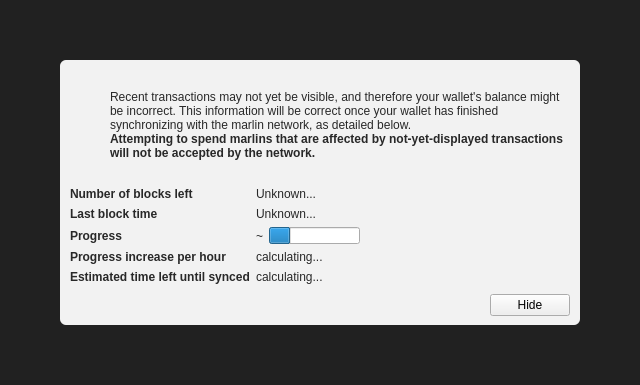
<?xml version="1.0" encoding="UTF-8"?>
<ui version="4.0">
 <class>ModalOverlay</class>
 <widget class="ModalOverlay" name="ModalOverlay">
  <property name="geometry">
   <rect>
    <x>0</x>
    <y>0</y>
    <width>640</width>
    <height>385</height>
   </rect>
  </property>
  <property name="windowTitle">
   <string>Form</string>
  </property>
  <layout class="QVBoxLayout" name="verticalLayout" stretch="0">
   <property name="sizeConstraint">
    <enum>QLayout::SetDefaultConstraint</enum>
   </property>
   <property name="leftMargin">
    <number>0</number>
   </property>
   <property name="topMargin">
    <number>0</number>
   </property>
   <property name="rightMargin">
    <number>0</number>
   </property>
   <property name="bottomMargin">
    <number>0</number>
   </property>
   <item>
    <widget class="QWidget" name="bgWidget" native="true">
     <property name="styleSheet">
      <string notr="true">#bgWidget { background: rgba(0,0,0,220); }</string>
     </property>
     <layout class="QVBoxLayout" name="verticalLayoutMain" stretch="1">
      <property name="leftMargin">
       <number>60</number>
      </property>
      <property name="topMargin">
       <number>60</number>
      </property>
      <property name="rightMargin">
       <number>60</number>
      </property>
      <property name="bottomMargin">
       <number>60</number>
      </property>
      <item>
       <widget class="QWidget" name="contentWidget" native="true">
        <property name="styleSheet">
         <string notr="true">#contentWidget { background: rgba(255,255,255,240); border-radius: 6px; }

QLabel { color: rgb(40,40,40);  }</string>
        </property>
        <layout class="QVBoxLayout" name="verticalLayoutSub" stretch="1,0,0,0">
         <property name="spacing">
          <number>0</number>
         </property>
         <property name="leftMargin">
          <number>10</number>
         </property>
         <property name="topMargin">
          <number>10</number>
         </property>
         <property name="rightMargin">
          <number>10</number>
         </property>
         <property name="bottomMargin">
          <number>10</number>
         </property>
         <item>
          <layout class="QHBoxLayout" name="horizontalLayoutIconText" stretch="0,1">
           <property name="topMargin">
            <number>20</number>
           </property>
           <item>
            <layout class="QVBoxLayout" name="verticalLayoutIcon">
             <property name="leftMargin">
              <number>0</number>
             </property>
             <item>
              <widget class="QPushButton" name="warningIcon">
               <property name="enabled">
                <bool>false</bool>
               </property>
               <property name="text">
                <string/>
               </property>
               <property name="icon">
                <iconset>
                 <normaloff>:/icons/warning</normaloff>
                 <disabledoff>:/icons/warning</disabledoff>:/icons/warning</iconset>
               </property>
               <property name="iconSize">
                <size>
                 <width>48</width>
                 <height>48</height>
                </size>
               </property>
               <property name="flat">
                <bool>true</bool>
               </property>
              </widget>
             </item>
             <item>
              <spacer name="verticalSpacerWarningIcon">
               <property name="orientation">
                <enum>Qt::Vertical</enum>
               </property>
               <property name="sizeHint" stdset="0">
                <size>
                 <width>20</width>
                 <height>40</height>
                </size>
               </property>
              </spacer>
             </item>
            </layout>
           </item>
           <item>
            <layout class="QVBoxLayout" name="verticalLayoutInfoText">
             <property name="leftMargin">
              <number>0</number>
             </property>
             <property name="topMargin">
              <number>0</number>
             </property>
             <item>
              <widget class="QLabel" name="infoText">
               <property name="text">
                <string>Recent transactions may not yet be visible, and therefore your wallet's balance might be incorrect. This information will be correct once your wallet has finished synchronizing with the marlin network, as detailed below.</string>
               </property>
               <property name="textFormat">
                <enum>Qt::RichText</enum>
               </property>
               <property name="wordWrap">
                <bool>true</bool>
               </property>
              </widget>
             </item>
             <item>
              <widget class="QLabel" name="infoTextStrong">
               <property name="font">
                <font>
                 <weight>75</weight>
                 <bold>true</bold>
                </font>
               </property>
               <property name="text">
                <string>Attempting to spend marlins that are affected by not-yet-displayed transactions will not be accepted by the network.</string>
               </property>
               <property name="textFormat">
                <enum>Qt::RichText</enum>
               </property>
               <property name="wordWrap">
                <bool>true</bool>
               </property>
              </widget>
             </item>
             <item>
              <spacer name="verticalSpacerInTextSpace">
               <property name="orientation">
                <enum>Qt::Vertical</enum>
               </property>
               <property name="sizeHint" stdset="0">
                <size>
                 <width>20</width>
                 <height>40</height>
                </size>
               </property>
              </spacer>
             </item>
            </layout>
           </item>
          </layout>
         </item>
         <item>
          <spacer name="verticalSpacerAfterText">
           <property name="orientation">
            <enum>Qt::Vertical</enum>
           </property>
           <property name="sizeHint" stdset="0">
            <size>
             <width>20</width>
             <height>40</height>
            </size>
           </property>
          </spacer>
         </item>
         <item>
          <layout class="QFormLayout" name="formLayout">
           <property name="fieldGrowthPolicy">
            <enum>QFormLayout::FieldsStayAtSizeHint</enum>
           </property>
           <property name="horizontalSpacing">
            <number>6</number>
           </property>
           <property name="verticalSpacing">
            <number>6</number>
           </property>
           <property name="topMargin">
            <number>10</number>
           </property>
           <item row="0" column="0">
            <widget class="QLabel" name="labelNumberOfBlocksLeft">
             <property name="font">
              <font>
               <weight>75</weight>
               <bold>true</bold>
              </font>
             </property>
             <property name="text">
              <string>Number of blocks left</string>
             </property>
            </widget>
           </item>
           <item row="0" column="1">
            <widget class="QLabel" name="numberOfBlocksLeft">
             <property name="text">
              <string>Unknown...</string>
             </property>
            </widget>
           </item>
           <item row="1" column="0">
            <widget class="QLabel" name="labelLastBlockTime">
             <property name="font">
              <font>
               <weight>75</weight>
               <bold>true</bold>
              </font>
             </property>
             <property name="text">
              <string>Last block time</string>
             </property>
            </widget>
           </item>
           <item row="1" column="1">
            <widget class="QLabel" name="newestBlockDate">
             <property name="sizePolicy">
              <sizepolicy hsizetype="Maximum" vsizetype="Preferred">
               <horstretch>0</horstretch>
               <verstretch>0</verstretch>
              </sizepolicy>
             </property>
             <property name="text">
              <string>Unknown...</string>
             </property>
            </widget>
           </item>
           <item row="2" column="0">
            <widget class="QLabel" name="labelSyncDone">
             <property name="font">
              <font>
               <weight>75</weight>
               <bold>true</bold>
              </font>
             </property>
             <property name="text">
              <string>Progress</string>
             </property>
            </widget>
           </item>
           <item row="2" column="1">
            <layout class="QHBoxLayout" name="horizontalLayoutSync" stretch="0,1">
             <item>
              <widget class="QLabel" name="percentageProgress">
               <property name="text">
                <string notr="true">~</string>
               </property>
              </widget>
             </item>
             <item>
              <widget class="QProgressBar" name="progressBar">
               <property name="value">
                <number>24</number>
               </property>
               <property name="format">
                <string/>
               </property>
              </widget>
             </item>
            </layout>
           </item>
           <item row="4" column="0">
            <widget class="QLabel" name="labelProgressIncrease">
             <property name="font">
              <font>
               <weight>75</weight>
               <bold>true</bold>
              </font>
             </property>
             <property name="text">
              <string>Progress increase per hour</string>
             </property>
            </widget>
           </item>
           <item row="4" column="1">
            <widget class="QLabel" name="progressIncreasePerH">
             <property name="text">
              <string>calculating...</string>
             </property>
            </widget>
           </item>
           <item row="5" column="0">
            <widget class="QLabel" name="labelEstimatedTimeLeft">
             <property name="font">
              <font>
               <weight>75</weight>
               <bold>true</bold>
              </font>
             </property>
             <property name="text">
              <string>Estimated time left until synced</string>
             </property>
            </widget>
           </item>
           <item row="5" column="1">
            <widget class="QLabel" name="expectedTimeLeft">
             <property name="text">
              <string>calculating...</string>
             </property>
            </widget>
           </item>
          </layout>
         </item>
         <item>
          <layout class="QHBoxLayout" name="horizontalLayoutButtons">
           <property name="leftMargin">
            <number>10</number>
           </property>
           <property name="topMargin">
            <number>10</number>
           </property>
           <item>
            <spacer name="horizontalSpacer">
             <property name="orientation">
              <enum>Qt::Horizontal</enum>
             </property>
             <property name="sizeHint" stdset="0">
              <size>
               <width>40</width>
               <height>20</height>
              </size>
             </property>
            </spacer>
           </item>
           <item>
            <widget class="QPushButton" name="closeButton">
             <property name="text">
              <string>Hide</string>
             </property>
            </widget>
           </item>
          </layout>
         </item>
        </layout>
       </widget>
      </item>
     </layout>
    </widget>
   </item>
  </layout>
 </widget>
 <customwidgets>
  <customwidget>
   <class>ModalOverlay</class>
   <extends>QWidget</extends>
   <header>modaloverlay.h</header>
   <container>1</container>
  </customwidget>
 </customwidgets>
 <resources/>
 <connections/>
</ui>
